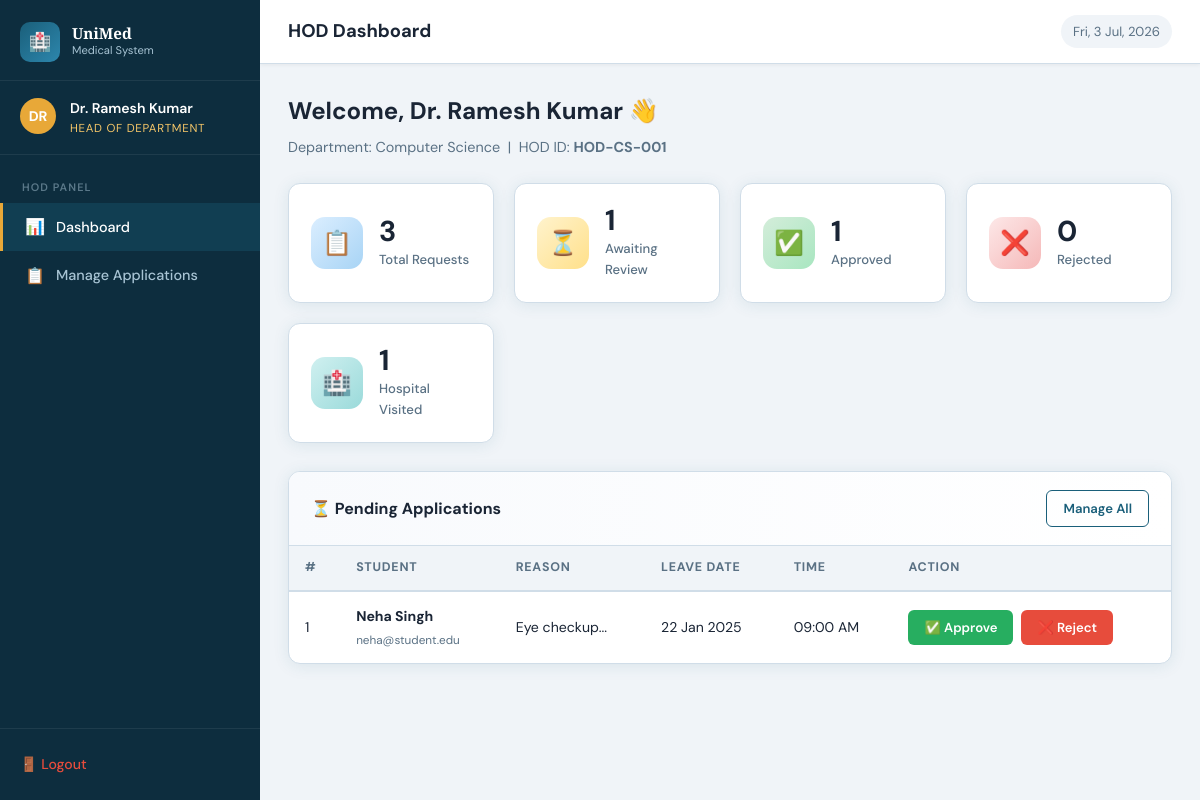
The app's page /hod/dashboard.php (signed in) with its own data.
### tables this page shows
CREATE TABLE IF NOT EXISTS applications (
    id INT AUTO_INCREMENT PRIMARY KEY,
    student_id INT NOT NULL,
    hod_id VARCHAR(20) NOT NULL,
    reason TEXT NOT NULL,
    leave_date DATE NOT NULL,
    leave_time TIME NOT NULL,
    status ENUM('pending','hod_approved','hod_rejected','receptionist_verified') DEFAULT 'pending',
    hod_remark TEXT DEFAULT NULL,
    receptionist_remark TEXT DEFAULT NULL,
    hod_action_at DATETIME DEFAULT NULL,
    receptionist_action_at DATETIME DEFAULT NULL,
    created_at DATETIME DEFAULT CURRENT_TIMESTAMP,
    FOREIGN KEY (student_id) REFERENCES users(id) ON DELETE CASCADE
);

CREATE TABLE IF NOT EXISTS users (
    id INT AUTO_INCREMENT PRIMARY KEY,
    name VARCHAR(100) NOT NULL,
    email VARCHAR(150) NOT NULL UNIQUE,
    password VARCHAR(255) NOT NULL,
    role ENUM('student','hod','receptionist','admin') NOT NULL DEFAULT 'student',
    hod_id VARCHAR(20) DEFAULT NULL,
    department VARCHAR(100) DEFAULT NULL,
    phone VARCHAR(20) DEFAULT NULL,
    otp VARCHAR(10) DEFAULT NULL,
    otp_expiry DATETIME DEFAULT NULL,
    is_verified TINYINT(1) DEFAULT 0,
    created_at DATETIME DEFAULT CURRENT_TIMESTAMP
);

### config/helpers.php (called while the page is built, shortened)
<?php
function sanitize($str) {
    return htmlspecialchars(strip_tags(trim($str)));
}
?>

### hod/dashboard.php (the view, shortened to what this page needs)
<?php
require_once '../config/helpers.php';
$db     = getDB();
$hod_id = $_SESSION['hod_id'];
$counts = ['total'=>0,'pending'=>0,'hod_approved'=>0,'hod_rejected'=>0,'receptionist_verified'=>0];
$stmt = $db->prepare("SELECT status, COUNT(*) as cnt FROM applications WHERE hod_id=? GROUP BY status");
$stmt->bind_param("s", $hod_id);
$stmt->execute();
$rows = $stmt->get_result();
while ($r = $rows->fetch_assoc()) {
    $counts['total'] += $r['cnt'];
    $counts[$r['status']] = $r['cnt'];
}
$stmt2 = $db->prepare("SELECT a.*, u.name as student_name, u.email as student_email FROM applications a JOIN users u ON a.student_id=u.id WHERE a.hod_id=? AND a.status='pending' ORDER BY a.created_at DESC LIMIT 5");
$stmt2->bind_param("s", $hod_id);
$stmt2->execute();
$pending = $stmt2->get_result()->fetch_all(MYSQLI_ASSOC);
?>
<!DOCTYPE html>
<html lang="en">
<head>
<link rel="stylesheet" href="../assets/css/style.css">
</head>
<body>
<div class="layout">
<?php include '../config/sidebar.php'; ?>
<div class="main-content">
    <div class="topbar">
        <div class="topbar-left">
            <h2>HOD Dashboard</h2>
        </div>
        <div class="topbar-right">
            <span class="topbar-date" id="currentDate"></span>
        </div>
    </div>
    <div class="page-body">
        <p class="page-title">Welcome, <?= sanitize($_SESSION['name']) ?> 👋</p>
        <p class="page-subtitle">Department: <?= sanitize($_SESSION['department']??'N/A') ?> &nbsp;|&nbsp; HOD ID: <strong><?= sanitize($hod_id) ?></strong></p>
        <div class="stats-grid">
            <div class="stat-card">
                <div class="stat-icon blue">📋</div>
                <div class="stat-info">
                    <div class="stat-num"><?= $counts['total'] ?></div>
                    <div class="stat-label">Total Requests</div>
                </div>
            </div>
            <div class="stat-card">
                <div class="stat-icon yellow">⏳</div>
                <div class="stat-info">
                    <div class="stat-num"><?= $counts['pending'] ?></div>
                    <div class="stat-label">Awaiting Review</div>
                </div>
            </div>
            <div class="stat-card">
                <div class="stat-icon green">✅</div>
                <div class="stat-info">
                    <div class="stat-num"><?= $counts['hod_approved'] ?></div>
                    <div class="stat-label">Approved</div>
                </div>
            </div>
            <div class="stat-card">
                <div class="stat-icon red">❌</div>
                <div class="stat-info">
                    <div class="stat-num"><?= $counts['hod_rejected'] ?></div>
                    <div class="stat-label">Rejected</div>
                </div>
            </div>
            <div class="stat-card">
                <div class="stat-icon teal">🏥</div>
                <div class="stat-info">
                    <div class="stat-num"><?= $counts['receptionist_verified'] ?></div>
                    <div class="stat-label">Hospital Visited</div>
                </div>
            </div>
        </div>
        <div class="card">
            <div class="card-header">
                <h3>⏳ Pending Applications</h3>
                <a href="manage_applications.php" class="btn btn-outline btn-sm">Manage All</a>
            </div>
            <div class="card-body" style="padding:0;">
                <?php if (empty($pending)): ?>
                <div class="empty-state">
                    <div class="empty-icon">🎉</div>
                    <h3>No pending applications</h3>
                    <p>All caught up! No applications awaiting your review.</p>
                </div>
                <?php else: ?>
                <div class="table-wrap">
                <table>
                    <thead><tr>
                        <th>#</th>
                        <th>Student</th>
                        <th>Reason</th>
                        <th>Leave Date</th>
                        <th>Time</th>
                        <th>Action</th>
                    </tr></thead>
                    <tbody>
                    <?php foreach ($pending as $i => $app): ?>
                    <tr>
                        <td><?= $i+1 ?></td>
                        <td>
                            <strong><?= sanitize($app['student_name']) ?></strong><br>
                            <small class="text-muted"><?= sanitize($app['student_email']) ?></small>
                        </td>
                        <td><?= sanitize(substr($app['reason'],0,50)) ?>...</td>
                        <td><?= date('d M Y', strtotime($app['leave_date'])) ?></td>
                        <td><?= date('h:i A', strtotime($app['leave_time'])) ?></td>
                        <td>
                            <div class="flex-gap">
                                <a href="manage_applications.php?action=approve&id=<?= $app['id'] ?>" class="btn btn-success btn-sm" data-confirm="Approve this application?">✅ Approve</a>
                                <a href="manage_applications.php?action=reject&id=<?= $app['id'] ?>" class="btn btn-danger btn-sm" data-confirm="Reject this application?">❌ Reject</a>
                            </div>
                        </td>
                    </tr>
                    <?php endforeach; ?>
                    </tbody>
                </table>
                </div>
                <?php endif; ?>
            </div>
        </div>
    </div>
</div>
</div>
</body>
</html>

### records on screen
applications: student.name "Neha Singh", student.email "neha@student.edu", reason "Eye checkup", leave_date "22 Jan 2025", leave_time "09:00 AM"

### other values on screen
getInitials($_SESSION['name']) "DR"
$_SESSION['name'] "Dr. Ramesh Kumar"
roleName($_SESSION['role']) "HEAD OF DEPARTMENT"
$_SESSION['department'] "Computer Science"
$hod_id "HOD-CS-001"
$counts['total'] "3"
$counts['pending'] "1"
$counts['hod_approved'] "1"
$counts['hod_rejected'] "0"
$counts['receptionist_verified'] "1"
